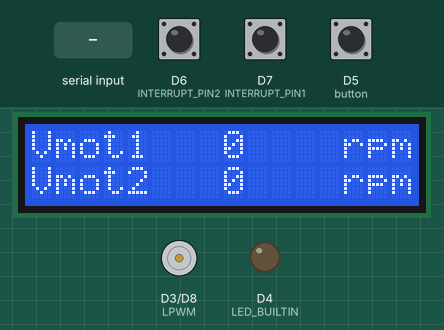
This program was run on a simulated ESP8266 (Wemos D1 mini). Shown: 16×2 character LCD, motor-driver pin pairs drawn as motors (green arrow = first pin HIGH = forward, orange = second pin HIGH = backward, longer = more drive), output pins drawn as LEDs (lit = HIGH, except the on-board LED, lit = LOW). The inputs (shaded band) are chosen by the test bench; at power-on: D6 (INTERRUPT_PIN2) HIGH, D7 (INTERRUPT_PIN1) HIGH, D5 (button) HIGH. What the program prints to the serial monitor is not drawn.

Above: at 9.6 s.
9.7 s: D6 (INTERRUPT_PIN2) pulled LOW for 0.15 s
At 11.4 s:
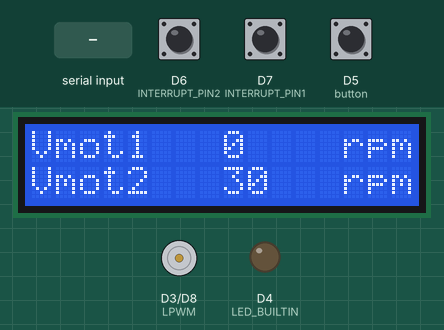
12.8 s: D7 (INTERRUPT_PIN1) pulled LOW for 0.15 s
At 15.6 s:
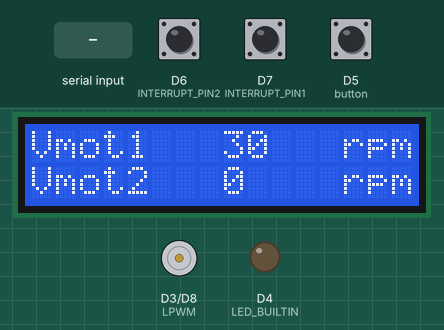
15.9 s: D5 (button) pulled LOW for 0.15 s
19.0 s: "90,45\n" received over Serial
At 19.8 s:
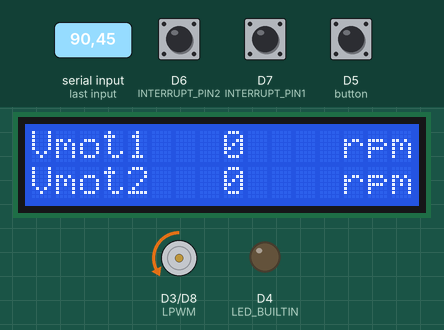
21.5 s: "30,150\n" received over Serial
At 21.9 s:
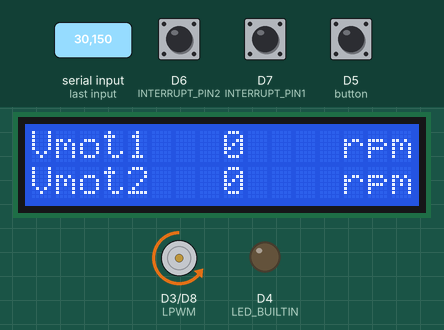
23.0 s: D5 (button) pulled LOW for 1 s
Timing chart, 0 to 26.0 s (numbered marks = the images above; inputs shaded):
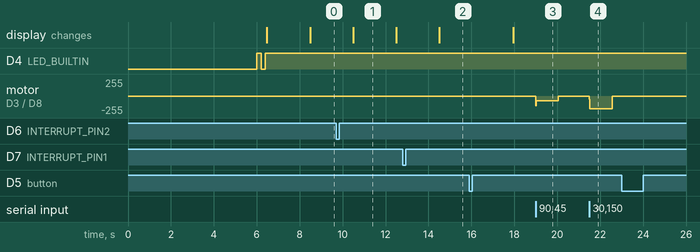

The program:

main.cpp
```cpp
#include <Arduino.h>
#include <Wire.h>
#include <LiquidCrystal_I2C.h>


#define INTERRUPT_PIN1 D7  // Broche D7 (GPIO13)
#define INTERRUPT_PIN2 D6  // Broche D6 (GPIO12)

#define RPWM D8  // Broche 8 (GPIO15)
#define LPWM D3  // Broche 5 (GPIO14)

#define button D5  //bouton start stop, broche D3 (GPIO0)

int count1 = 0;  // Compteur de passages capteur 1
int count2 = 0;  // Compteur de passages capteur 2
unsigned long previousMillis;
unsigned long currentMillis;
int RPM1 = 0;
int RPM2 = 0;

const int V_MAX = 120; // en km/h
int V_input = 0;

const int MAX_RPM = 3350;
int rpm_input = 0;

int pwm_value = 0;

bool motorState = false; // flag pour l'état du moteur

LiquidCrystal_I2C lcd(0x27,16,2);  // set the LCD address to 0x27(Cooperate with 3 short circuit caps) for a 16 chars and 2 line display

//+++++++++++++++++++++++++++++++++++++++++++++++++++++++++++++++++++++++++++++++++++++++++++++++

void ICACHE_RAM_ATTR countPassage1() {
  count1=count1+1;
}

void ICACHE_RAM_ATTR countPassage2() {
  count2=count2+1;
}

void ICACHE_RAM_ATTR toggleMotor() {
    motorState = !motorState;
    if (motorState == true) {
      Serial.println("démarrage moteur");
      lcd.clear();
      lcd.setCursor(0,0); // positionne le curseur à la colonne 1 et à la ligne 1
      lcd.print("Demarrage moteur");
    }
    else {
      Serial.println("arret moteur");
      lcd.clear();
      lcd.setCursor(0,0); // positionne le curseur à la colonne 1 et à la ligne 1
      lcd.print("Arret moteur");
    }
    delay(2000);
    lcd.clear();
}

//+++++++++++++++++++++++++++++++++++++++++++++++++++++++++++++++++++++++++++++++++++++++++++++++

void setup() {
  Serial.begin(9600);
  delay(1000);
  analogWriteFreq(25000); //ajustement de la fréquence de PWM pour éviter du bruit audible
  pinMode(INTERRUPT_PIN1, INPUT_PULLUP);
  pinMode(INTERRUPT_PIN2, INPUT_PULLUP);
  pinMode(LED_BUILTIN, OUTPUT);
  pinMode(RPWM, OUTPUT);
  pinMode(LPWM, OUTPUT);
  pinMode(button, INPUT_PULLUP);

  motorState = false;

  previousMillis = millis();

  attachInterrupt(digitalPinToInterrupt(INTERRUPT_PIN1), countPassage1, RISING);
  attachInterrupt(digitalPinToInterrupt(INTERRUPT_PIN2), countPassage2, RISING);
  attachInterrupt(digitalPinToInterrupt(button), toggleMotor, FALLING);

  digitalWrite(LED_BUILTIN, LOW);     // turn the LED on (HIGH is the voltage level)
  delay(5000);                        // wait for 5 seconds
  digitalWrite(LED_BUILTIN, HIGH);    // turn the LED off by making the voltage LOW
  delay(200);
  digitalWrite(LED_BUILTIN, LOW);
  delay(200);
  digitalWrite(LED_BUILTIN, HIGH);

  lcd.init();       //setup affichage lcd
  lcd.backlight();  //setup affichage lcd

  delay(2000);

  Serial.println("Consigne de vitesse: ");
  Serial.println("motorState ");
  Serial.println(motorState);

}

//+++++++++++++++++++++++++++++++++++++++++++++++++++++++++++++++++++++++++++++++++++++++++++++++

void loop() {
  if (Serial.available() >0) {
    V_input = Serial.parseInt();
    V_input = constrain(V_input, 0, V_MAX);

    rpm_input = (V_input*1000/60)/(0.254*3.14159);

    //rpm_input = Serial.parseInt();
    //rpm_input = constrain(rpm_input, 0, MAX_RPM);
    pwm_value = map(rpm_input, 0, MAX_RPM, 0, 255);

    //analogWrite(RPWM, pwm_value);
    //analogWrite(LPWM, 0);

    Serial.print(V_input);
    Serial.println(" km/h");
    Serial.print(rpm_input);
    Serial.println(" tr/min");
    Serial.print("Valeur de PWM: ");
    Serial.println(pwm_value);
  }

  currentMillis = millis();

  if (currentMillis - previousMillis >= 2000) { // toutes les 2 secondes
    detachInterrupt(digitalPinToInterrupt(INTERRUPT_PIN1));
    detachInterrupt(digitalPinToInterrupt(INTERRUPT_PIN2));
    // Calcul du régime en tours par minute
    RPM1 = (count1 * 30.0); // car count sur 2 secondes, à modifier si intervalle différent
    RPM2 = (count2 * 30.0); // car count sur 2 secondes, à modifier si intervalle différent
    count1 = 0; // réinitialiser le compteur
    count2 = 0; // réinitialiser le compteur
    previousMillis = currentMillis;
    attachInterrupt(digitalPinToInterrupt(INTERRUPT_PIN1), countPassage1, RISING);
    attachInterrupt(digitalPinToInterrupt(INTERRUPT_PIN2), countPassage2, RISING);

    lcd.clear();
    lcd.setCursor(0,0); // positionne le curseur à la colonne 1 et à la ligne 1
    lcd.print("Vmot1   ");
    lcd.setCursor(8,0); // positionne le curseur à la colonne 8 et à la ligne 1
    lcd.print(RPM1);
    lcd.setCursor(13,0); // positionne le curseur à la colonne 13 et à la ligne 1
    lcd.print("rpm");
    lcd.setCursor(0,1); // positionne le curseur à la colonne 1 et à la ligne 2
    lcd.print("Vmot2   ");
    lcd.setCursor(8,1); // positionne le curseur à la colonne 8 et à la ligne 2
    lcd.print(RPM2);
    lcd.setCursor(13,1); // positionne le curseur à la colonne 13 et à la ligne 2
    lcd.print("rpm");

  }

  if (motorState == true) {
      analogWrite(RPWM, pwm_value);
      analogWrite(LPWM, 0);
  }
  else {
      analogWrite(RPWM, 0);
      analogWrite(LPWM, 0);
  }
}
```

Measured:
- after the input at 9.7 s, the display: changes after 0.80 s (image 1)
- after the input at 12.8 s, the display: changes after 1.7 s (image 2)
- after the input at 19.0 s, motor on D3 (LPWM) / D8 (RPWM): stopped → backward 71/255 at once, → stopped 1.1 s later
- after the input at 21.5 s, motor on D3 (LPWM) / D8 (RPWM): stopped → backward 191/255 at once, → stopped 1.1 s later
- after the input at 23.0 s, every drawn part: stays the same
- what the display in image 1 shows lasts 2.0 s, from 10.5 s to 12.5 s
